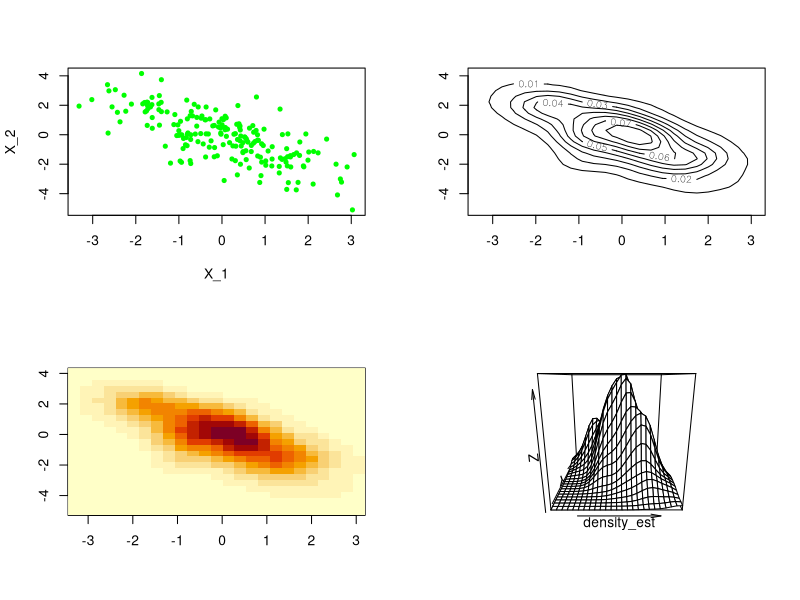
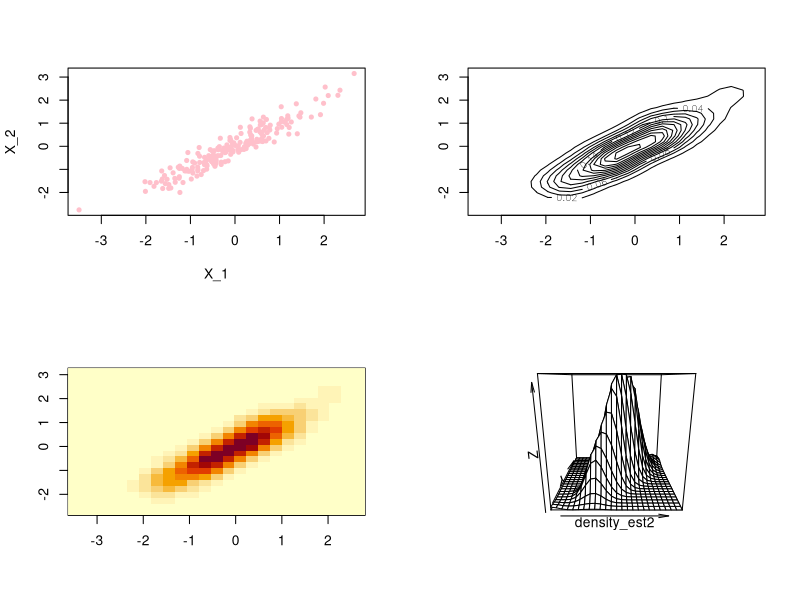
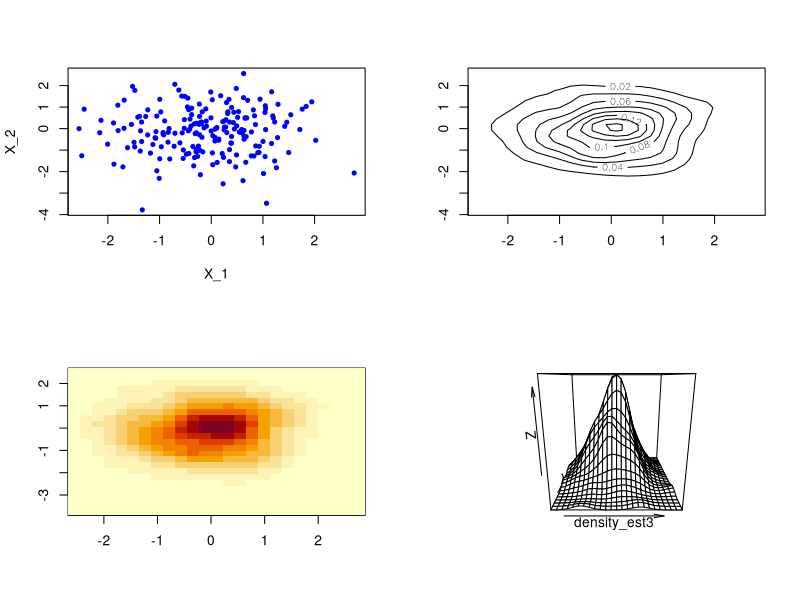
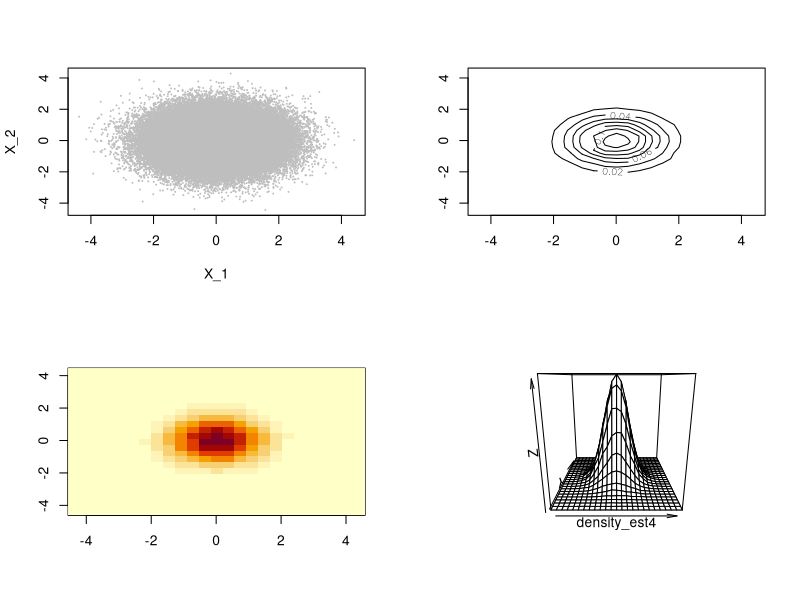

The R source for these figures, in order: (Note: this script raises an error after producing the figures.)
# IML 2018
# Exercise set 2
setwd("~/R")

##############################################
# Exercise 1
# a
library(MASS)

p <- 2
mu <- c(0,0) # expected values of X_1 and X_2
var1 <- 2 # variance of X_1
var2 <- 3 # variance of X_2
corr12 <- -.75 # desired correlation of X_1 and X_2
cov12 <- sqrt(var1 * var2) * corr12 # solve covariance

n <- 200

sigma <- matrix(c(var1, cov12, cov12, var2), p) # covariance matrix
sigma


set.seed(2345)

X <- mvrnorm(n, mu, sigma) 
cov(X) # covariance matrix of X_1 and X_2 
cor(X)[1,2] # correlation between X_1 and X_2
# Estimates for the covariance matrix and correlation are close to the true parameter values -0.75, but not the same.





# b
par(mfrow = c(2,2))
plot(X, pch = 20, col = 'green', xlab = 'X_1', ylab = 'X_2')

density_est <- kde2d(X[ ,1], X[ ,2])
contour(density_est)
image(density_est)
persp(density_est)

Y <- mvrnorm(n, mu, matrix(c(1,.95,.95,1), p)) # strong linear relationship between the variables
density_est2 <- kde2d(Y[ ,1], Y[ ,2])
plot(Y, pch = 20, col = 'pink', xlab = 'X_1', ylab = 'X_2')
contour(density_est2)
image(density_est2)
persp(density_est2)

Z <- mvrnorm(n, mu, matrix(c(1,0,0,1), p)) # independent variables (2-dimensional standard normal distribution)
density_est3 <- kde2d(Z[ ,1], Z[ ,2])
plot(Z, pch = 20, col = 'blue', xlab = 'X_1', ylab = 'X_2')
contour(density_est3)
image(density_est3)
persp(density_est3)

V <- mvrnorm(1e5, mu, matrix(c(1,0,0,1), p)) # same as Z, but with sample size 10000
density_est4 <- kde2d(V[ ,1], V[ ,2])
plot(V, pch = 20, col = 'grey', xlab = 'X_1', ylab = 'X_2', cex = .2)
contour(density_est4) # much smoother estimated densities
image(density_est4)
persp(density_est4)






# c
# density function of multivariate normal distribution
# x = matrix containing the data, row = data point, col = dimension
# mu = vector of expected values
# sigma = covariance matrix
# return = vector of densities 
density_norm <- function(x, mu, sigma) {
  p <- length(mu)
  ss <- apply(x, 1, function(row) (row - mu) %*% solve(sigma) %*% (row-mu))
  1 / ((2 * pi)^(p/2) * sqrt(det(sigma))) * exp(-ss / 2)
}

# create grid and compute densities for the grid points
grid1 <- .25*(-20:20)
grid2 <- expand.grid(grid1, grid1)
grid_density1 <- density_norm(grid, mu, sigma)
head(grid_density1) # check that density function work correctly
# and it matches the number 1.1307e-19
grid_matrix1 <- matrix(grid_density1, nrow = 41)

contour(grid_matrix1) 
image(grid_matrix1)
persp(grid_matrix1)



# d
mu2 <- c(2,1)

# compute densities for the grid points for the normal distribution with expected value mu = c(2,1)
grid_density2 <- density_norm(grid, mu2, sigma)
grid_matrix2 <- matrix(grid_density2, nrow = 41)
# posterior probabilities for the event, that a data point was generated from the class with mu = (0,0)
#posterior <- grid_matrix1 / (grid_matrix1 + grid_matrix2) 

#contour(posterior)
#persp(posterior)
#image(posterior)

contour(grid_matrix1, col = 'red' )
contour(grid_matrix2, col = 'blue', add = TRUE)
#contour(posterior, add = TRUE)

